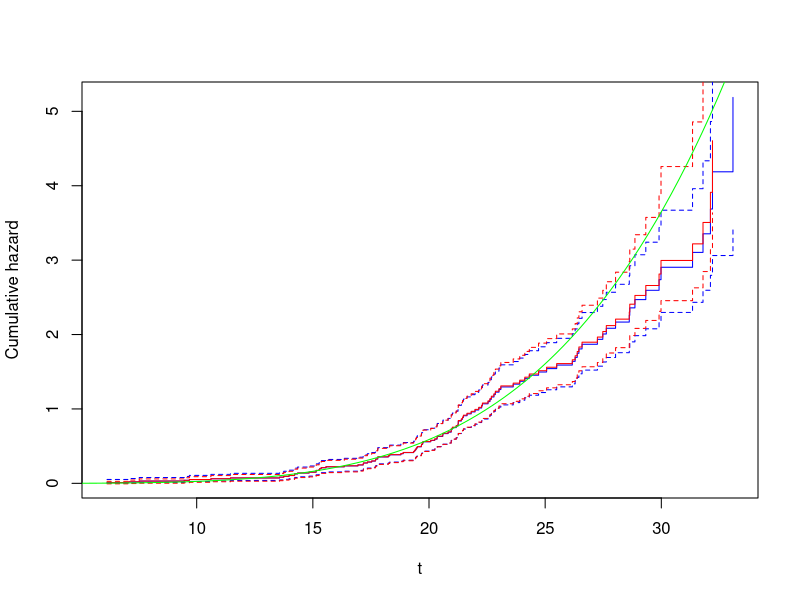
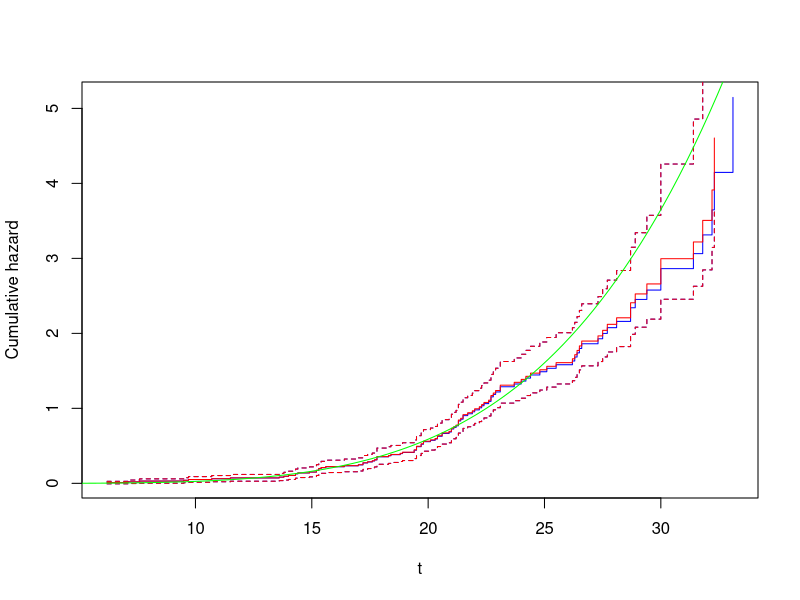

Generate these figures, in order, with R: (Note: this script raises an error after producing the figures.)
## ---- chunk 1
suppressPackageStartupMessages(library(tidyverse))
suppressPackageStartupMessages(library(knitr))
suppressPackageStartupMessages(library(fitdistrplus))
## ---- chunk 2


n <- 100
  
t0 <- rweibull(n, shape = 4.5, scale = 22.5)

#This is the relevant dataframe in the case of no ties and no censoring (t0, d0, y0)
no_ties <- as.data.frame(table(t0)) %>% 
  set_names(c("t0","d0")) %>% 
  mutate(y0 = cumsum(d0 %>%  rev()) %>% rev()) %>% 
  mutate(t0 = as.numeric(as.character(t0))) %>% 
  mutate(Ahat = cumsum(d0 / y0)) %>% 
  mutate(var = cumsum(1/(y0^2))) %>% 
  mutate(lower = Ahat*exp(-qnorm(0.95) * sqrt(var)/ Ahat)) %>% 
  mutate(upper = Ahat*exp(+qnorm(0.95) * sqrt(var)/ Ahat)) %>% 
  mutate(KMhat = cumprod((1-d0/y0))) %>% 
  mutate(varKM = KMhat^2*cumsum(d0/(y0*(y0-d0)))) %>% 
  mutate(lowerKM = -log(KMhat-qnorm(0.95) * sqrt(varKM))) %>% 
  mutate(upperKM = -log(KMhat+qnorm(0.95) * sqrt(varKM))) %>% 
  mutate(KMAhat = -log(KMhat))

#Add 0.05 and round to closest decimal to bin the numbers correct
#This is the relevant dataframe in the case of ties and no censoring (t0, d0, y0)
with_ties <- round(t0 + 0.05, digits = 1) %>% 
  table() %>% 
  as.data.frame() %>% 
  set_names(c("t0","d0")) %>% 
  mutate(y0 = cumsum(d0 %>%  rev()) %>% rev()) %>% 
  mutate(t0 = as.numeric(as.character(t0))) %>% 
  mutate(Ahat = cumsum(d0 / y0)) %>% 
  mutate(KMhat = cumprod((1-d0/y0))) %>% 
  mutate(varKM = KMhat^2*cumsum(d0/(y0*(y0-d0)))) %>% 
  mutate(lowerKM = -log(KMhat-qnorm(0.95) * sqrt(varKM))) %>% 
  mutate(upperKM = -log(KMhat+qnorm(0.95) * sqrt(varKM))) %>% 
  mutate(KMAhat = -log(KMhat))
  

################################################################
weibull_haz <- function(t, a, b){
  a/b *(t/b)^(a-1)
}

cum_weibull_haz <- function(t, a, b){
  (t/b)^a
}

seq <- seq(0,max(t0), max(t0)/n)


#no ties
plot(no_ties$t0, no_ties$Ahat, type = "s", xlab = "t", ylab = "Cumulative hazard", col = "blue")
lines(no_ties$t0,  no_ties$KMAhat, type = "s", xlab = "t", col = "red")
lines(no_ties$t0, no_ties$lower, type = "s", lty = "dashed", col = "blue")
lines(no_ties$t0, no_ties$upper, type = "s", lty = "dashed", col = "blue")
lines(no_ties$t0, no_ties$lowerKM, type = "s", lty = "dashed", col = "red")
lines(no_ties$t0, no_ties$upperKM, type = "s", lty = "dashed", col = "red")
#lines(with_ties$t0, with_ties$Ahat, type = "s", col = "red")
lines(seq, cum_weibull_haz(seq, 4.5,22.5), col = "green")

#with ties
plot(with_ties$t0, with_ties$Ahat, type = "s", xlab = "t", ylab = "Cumulative hazard", col = "blue")
lines(with_ties$t0,  with_ties$KMAhat, type = "s", xlab = "t", col = "red")
lines(with_ties$t0, with_ties$lower, type = "s", lty = "dashed", col = "blue")
lines(with_ties$t0, with_ties$upper, type = "s", lty = "dashed", col = "blue")
lines(with_ties$t0, with_ties$lowerKM, type = "s", lty = "dashed", col = "red")
lines(with_ties$t0, with_ties$upperKM, type = "s", lty = "dashed", col = "red")
#lines(with_ties$t0, with_ties$Ahat, type = "s", col = "red")
lines(seq, cum_weibull_haz(seq, 4.5,22.5), col = "green")


#This part includes censoring
c <- rexp(n, 1/80)

uncensored <- data.frame(t0 = t0) %>% 
  mutate(cens = as.numeric(c<t0)) %>%   
  # mutate(t0_bin = round(t0 + 0.05, digits = 1)) %>% 
  arrange(t0) %>% 
  filter(cens == 0) 
  
with_censor <- uncensored$t0_bin %>% 
  table() %>% 
  as.data.frame() %>% 
  set_names(c("t0","d0")) %>% 
  mutate(t0 = as.numeric(as.character(t0)))

#Uses the time intervals for true events to include censoring, this is for computing y0
events_and_cens <- (t0 %>% cut(breaks = c(0,with_censor$t0)) %>% table() %>% as.data.frame())$Freq
y0 <- cumsum(events_and_cens %>%  rev()) %>% rev()

#number of censored events in bins of true events
c0 <- ((data.frame(t0 = t0) %>% 
  mutate(cens = as.numeric(c<t0)) %>%   
  mutate(t0_bin = round(t0 + 0.05, digits = 1)) %>% 
  arrange(t0) %>% 
  filter(cens == 1))$t0 %>% cut(breaks = c(0,with_censor$t0)) %>% table() %>% as.data.frame())$Freq


#This is the relevant dataframe in case of censoring (t0, d0, y0)
#Should work with or without ties
with_censor <- with_censor %>% 
  mutate(c0 = c0) %>% 
  # mutate(temp = d0 + c0) %>% 
  # mutate(y0 = cumsum(rev((with_censor %>% mutate(c0 = c0) %>% mutate(temp = d0+c0))$temp)) %>% rev()) %>% 
  mutate(y0 = y0) %>%
  mutate(Ahat = cumsum(d0 / y0)) %>% 
  mutate(var = cumsum(1/(y0^2))) %>% 
  mutate(lower = Ahat*exp(-qnorm(0.95) * sqrt(var)/ Ahat)) %>% 
  mutate(upper = Ahat*exp(+qnorm(0.95) * sqrt(var)/ Ahat)) %>% 
  mutate(KMhat = cumprod((1-d0/y0))) %>% 
  mutate(varKM = KMhat^2*cumsum(d0/(y0*(y0-d0)))) %>% 
  mutate(lowerKM = -log(KMhat-qnorm(0.95) * sqrt(varKM))) %>% 
  mutate(upperKM = -log(KMhat+qnorm(0.95) * sqrt(varKM))) %>% 
  mutate(KMAhat = -log(KMhat))

#na
plot(no_ties$t0, no_ties$Ahat, type = "s", xlab = "t", ylab = "Cumulative hazard")
lines(with_ties$t0, with_ties$Ahat, type = "s", col = "red")
lines(with_censor$t0, with_censor$Ahat, type = "s", col = "blue")
lines(with_censor$t0, with_censor$lower, type = "s", lty = "dashed", col = "blue")
lines(with_censor$t0, with_censor$upper, type = "s", lty = "dashed", col = "blue")

#km
plot(no_ties$t0, no_ties$KMAhat, type = "s", xlab = "t", ylab = "Cumulative hazard")
lines(with_ties$t0, with_ties$KMAhat, type = "s", col = "red")
lines(with_censor$t0, with_censor$KMAhat, type = "s", col = "blue")
lines(with_censor$t0, with_censor$lowerKM, type = "s", lty = "dashed", col = "blue")
lines(with_censor$t0, with_censor$upperKM, type = "s", lty = "dashed", col = "blue")



#Fit weibull distr to uncensored data
fitW <- fitdist(uncensored$t0, "weibull", method = "mle", lower = c(0, 0))
#dwei = dweibull(seq, shape=fitW$estimate["shape"], scale=fitW$estimate["scale"])

#hazard NA. very cool
plot(with_censor$t0, diff(c(0,with_censor$Ahat)), type = "s", col = "blue")
lines(with_censor$t0, diff(c(0,with_censor$KMAhat)), type = "s", col = "red")
lines(seq, weibull_haz(seq, fitW$estimate["shape"], fitW$estimate["scale"]))
lines(seq, weibull_haz(seq, 4.5, 22.5), col = "green")

#cumulative hazard
plot(with_censor$t0, with_censor$Ahat, type = "s", col = "blue")
lines(with_censor$t0, with_censor$KMAhat, type = "s", col = "red")
lines(seq, cum_weibull_haz(seq, fitW$estimate["shape"], fitW$estimate["scale"]))
lines(seq, cum_weibull_haz(seq, 4.5, 22.5), col = "green")
